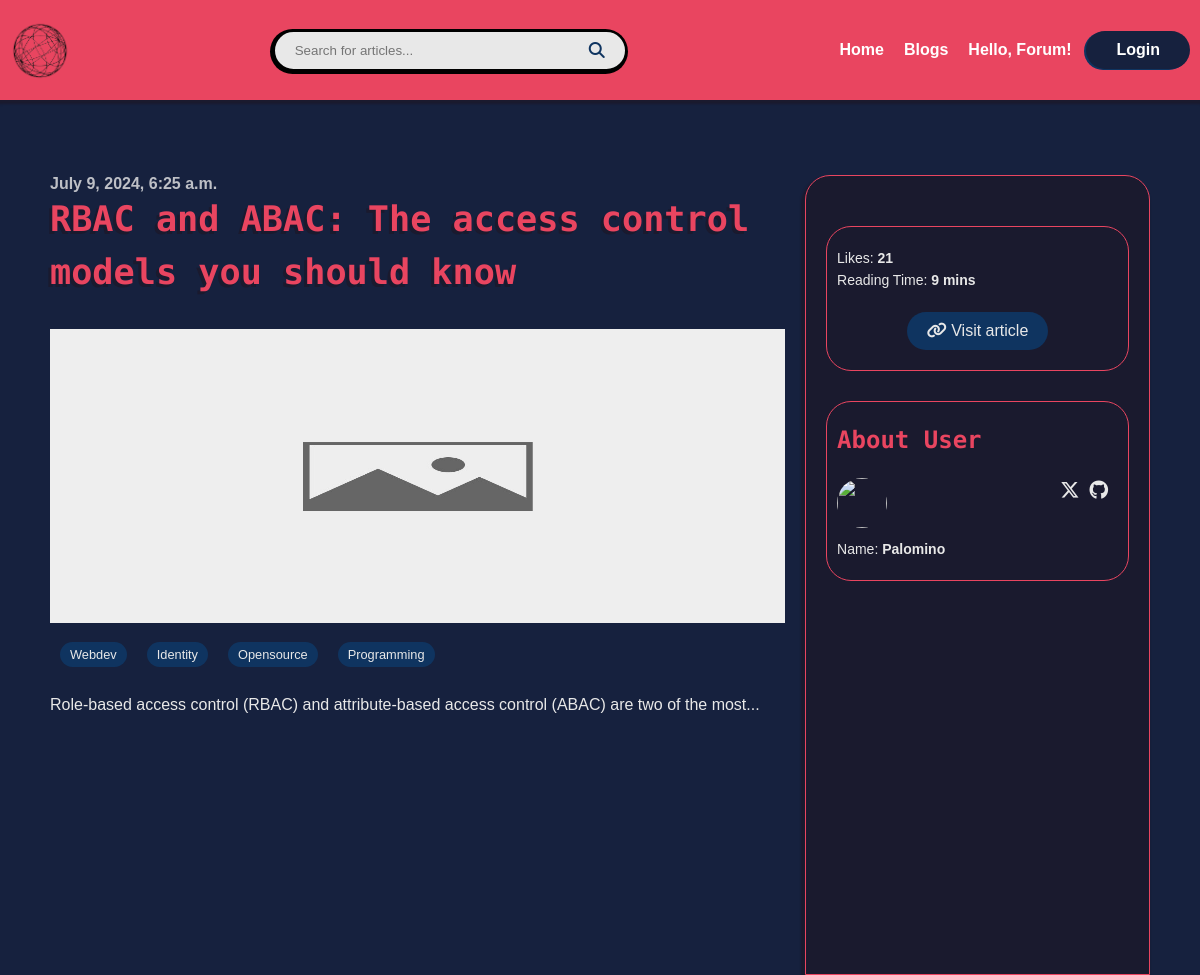
The page /blogpost/blog/1 on the database its author committed.
### BlogPost/models.py (models this page shows, shortened)
class BlogPost(models.Model):
    title = models.CharField(max_length=255)
    description = models.TextField(max_length=3000, null=True)
    url = models.URLField(default=None)
    tags = models.CharField(max_length=255, null=True)
    reactions = models.IntegerField(default=0)
    cover_img = models.URLField(null=True)
    reading_time_minutes = models.IntegerField(null=True)
    author = models.CharField(max_length=150, null=True)
    twitter_url = models.URLField(null=True)
    github_url = models.URLField(null=True)
    website_url = models.URLField(null=True)
    profile_image = models.URLField(null=True)
    published_date = models.DateTimeField(null=True)

### BlogPost/views.py (the view)
# urls.py: path('blog/<int:id>', views.blog_page, name='blog_page'),
def blog_page(request, id):
    article = BlogPost.objects.get(id=id)
    article.tags = article.tags.split(', ')
    return render(request, 'BlogPost/blog_page.html', {"article": article})

### templates/BlogPost/blog_page.html (shortened to what this page needs)
{% extends 'layout.html' %} {% load static %}  {% block content %}
<div class="container">
  <article class="content">
    <span>{{article.published_date}}</span>
    <h2>{{article.title}}</h2>
    {% if article.cover_img %}
    <img src="{{article.cover_img}}" alt="" />
    {% else %}
    <img src="{% static 'images/blank.jpg' %}" alt="" />
    {% endif %}
    <ul>
      {% for tag in article.tags %}
      <li><a href="{% url 'search' tag %}">{{tag}}</a></li>
      {% endfor %}
    </ul>
    <p>{{article.description}}</p>
  </article>
  <aside>
    <div class="about-blog">
      <p>Likes: <strong>{{article.reactions}}</strong></p>
      <p>
        Reading Time: <strong>{{article.reading_time_minutes}} mins</strong>
      </p>
      <a href="{{article.url}}" target="_blank"
        ><i class="fa-solid fa-link"></i> Visit article</a
      >
    </div>
    <div class="author">
      <h3>About User</h3>
      {% if article.profile_image %}
      <a href="{{article.website_url}}" target="_blank" class="profile_image">
        <img src="{{article.profile_image}}" alt="" />
      </a>
      {% else %}
      <img
        src="https://cdn.pixabay.com/photo/2015/10/05/22/37/blank-profile-picture-973460_1280.png"
        alt=""
      />
      {% endif %}
      <div class="author-info">
        <ul>
          <li title="{{article.author}} Twitter">
            <a href="{{article.twitter_url}}" target="_blank"
              ><i class="fa-brands fa-x-twitter"></i
            ></a>
          </li>
          <li title="{{article.author}} Github">
            <a href="{{article.github_url}}" target="_blank"
              ><i class="fa-brands fa-github"></i
            ></a>
          </li>
        </ul>
        <p>Name: <strong>{{article.author}}</strong></p>
      </div>
    </div>
  </aside>
</div>
{% endblock %}

### static/css/styles.css (style rules this page uses)
:root { --main-color: #1a1a2e; --second-color: #16213e; --third-color: #0f3460; --header-color: #e94560; --text-color: #e8e8e8; }
* { margin: 0; padding: 0; box-sizing: border-box; scroll-behavior: smooth; }
body { background-color: var(--second-color); color: var(--text-color); font-family: Arial, sans-serif; }
ul { list-style: none; }
a { text-decoration: none; }
.container { max-width: 1200px; padding: 0 50px; margin: 0 auto; }
h1, h2, h3, h4, h5, h6 { color: var(--header-color); text-shadow: -3px 3px 0 var(--main-color); width: fit-content; font-family: "Fira Code", monospace; line-height: 1.5; }
p { font-size: 14px; line-height: 1.6; color: var(--text-color); }

### templates/BlogPost/blog_page.html (style rules this page uses)
body > .container { max-width: 100%; display: flex; justify-content: space-between; min-height: 100vh; margin-top: 175px; gap: 20px; }
.content { width: 90%; margin-bottom: 50px; }
.content > span { font-weight: 600; opacity: 0.8; text-align: right; }
.content h2 { font-size: 2.2rem; margin-bottom: 30px; }
.content img { width: 100%; aspect-ratio: 5/2; }
.content ul { display: flex; flex-wrap: wrap; margin: 10px 0 20px; }
.content ul li { background-color: var(--third-color); margin: 5px 10px; border-radius: 50px; text-transform: capitalize; display: flex; align-items: center; justify-content: center; transition-duration: 0.3s; }
.content ul li a { color: var(--text-color); padding: 5px 10px; font-size: 0.8rem; }
.content > p { color: var(--text-color); font-weight: 400; font-size: 1rem; }
aside { background-color: var(--main-color); width: 450px; padding: 50px 20px 50px; box-shadow: -2px 4px 2px 2px var(--main-color); border-radius: 25px 25px 0 0; border: 1px solid var(--header-color); }
aside > div { border: 1px solid var(--header-color); padding: 20px 10px; border-radius: 25px; margin-bottom: 30px; }
aside h3 { text-shadow: -2px 1px 0 var(--main-color); font-size: 1.5rem; margin-bottom: 20px; }
aside .author { position: relative; }
aside ul { position: absolute; top: 50%; right: 20px; transform: translateY(-50%); gap: 10px; display: flex; }
aside ul a { font-size: 1.2rem; color: var(--text-color); transition-duration: 0.3s; }
aside .profile_image img { width: 50px; height: 50px; border-radius: 50%; transition-duration: 0.3s; margin-bottom: 10px; }
aside .about-blog a { background-color: var(--third-color); display: block; width: fit-content; margin: 20px auto 0; padding: 10px 20px; border-radius: 25px; color: var(--text-color); transition-duration: 0.3s; }

### rows shown on the page
BlogPost: published_date "July 9, 2024, 6:25 a.m.", title "RBAC and ABAC: The access control models you should know", description "Role-based access control (RBAC) and attribute-based access control (ABAC) are two of the most...", reactions "21", reading_time_minutes "9", author "Palomino"

### other values the page prints
{{ tag }} "Webdev" "Identity" "Opensource" "Programming"
